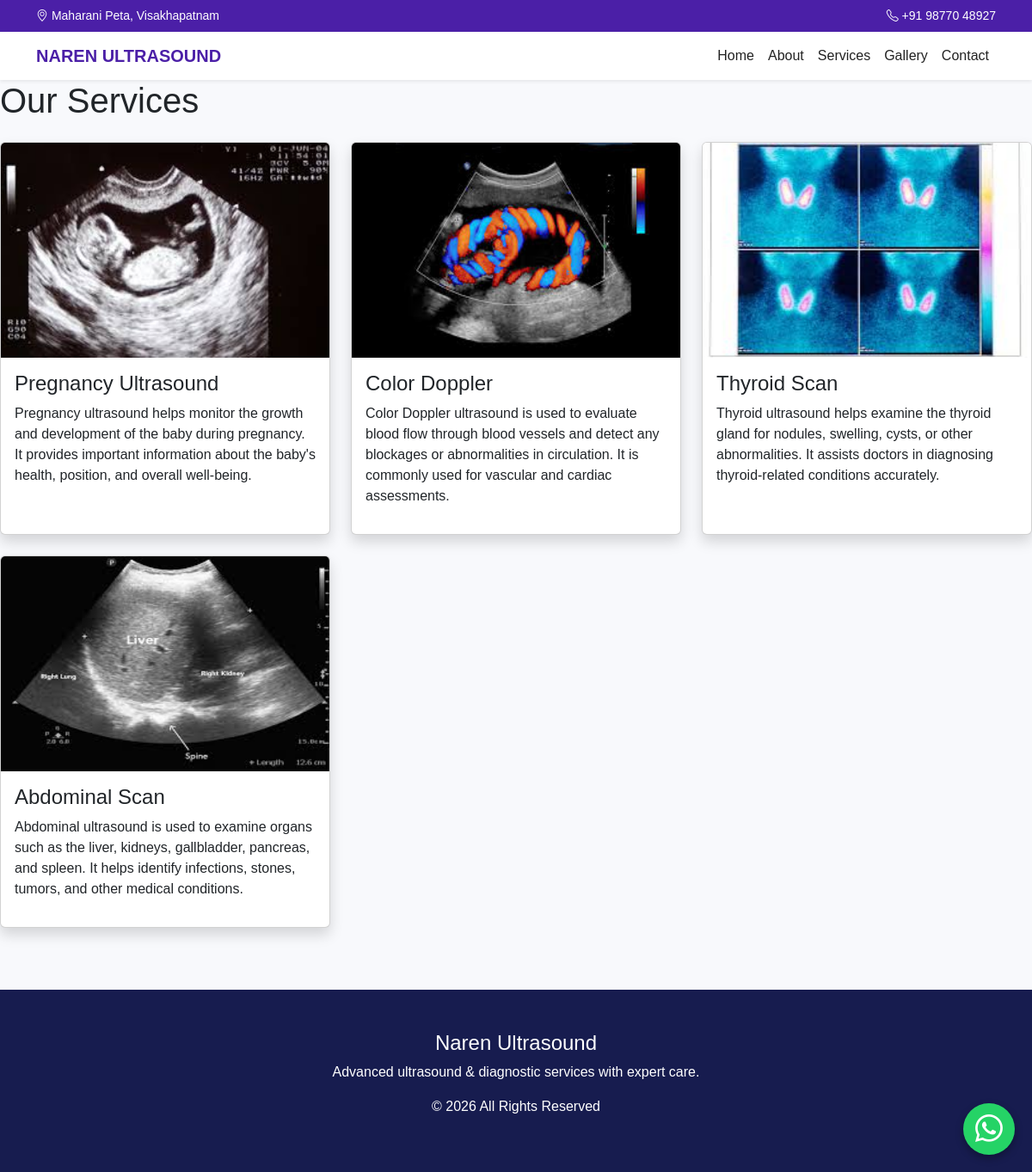
Page /services/ on the committed database.
### website/models.py (models this page shows, shortened)
class Service(models.Model):
    title = models.CharField(max_length=200)
    description = models.TextField()
    image = models.ImageField(upload_to='services/')

### website/views.py (the view)
# urls.py: path('services/', views.services, name='services'),
def services(request):
    services = Service.objects.all()
    return render(request, 'services.html', {'services': services})

### website/templates/services.html
{% extends 'base.html' %}
{% block content %}
<h1 class="mb-4">Our Services</h1>
<div class="row">
    {% for service in services %}
    <div class="col-md-4 mb-4">
        <div class="card h-100 shadow">
            <img src="{{ service.image.url }}" class="card-img-top" height="250">
            <div class="card-body">
                <h4>{{ service.title }}</h4>
                <p>{{ service.description }}</p>
            </div>
        </div>
    </div>
    {% endfor %}
</div>
{% endblock %}

### website/templates/base.html (shortened to what this page needs)
{% load static %}
<!DOCTYPE html>
<html lang="en">
<head>
    <link href="https://cdn.jsdelivr.net/npm/bootstrap@5.3.3/dist/css/bootstrap.min.css" rel="stylesheet">
    <link rel="stylesheet"
    href="https://cdn.jsdelivr.net/npm/bootstrap-icons@1.11.3/font/bootstrap-icons.min.css">
    <link rel="stylesheet" href="{% static 'css/style.css' %}">
</head>
<body>
    <div class="topbar">
        <div class="container d-flex justify-content-between">
            <div>
                <i class="bi bi-geo-alt"></i>
                Maharani Peta, Visakhapatnam
            </div>
            <div>
                <i class="bi bi-telephone"></i>
                +91 98770 48927
            </div>
        </div>
    </div>
    <nav class="navbar navbar-expand-lg shadow-sm">
        <div class="container">
            <a class="navbar-brand" href="/">
                NAREN ULTRASOUND
            </a>
            <div class="collapse navbar-collapse" id="navbarNav">
                <ul class="navbar-nav ms-auto">
                    <li class="nav-item">
                        <a class="nav-link" href="/">Home</a>
                    </li>
                    <li class="nav-item">
                        <a class="nav-link" href="/about/">About</a>
                    </li>
                    <li class="nav-item">
                        <a class="nav-link" href="/services/">Services</a>
                    </li>
                    <li class="nav-item">
                        <a class="nav-link" href="/gallery/">Gallery</a>
                    </li>
                    <li class="nav-item">
                        <a class="nav-link" href="/contact/">Contact</a>
                    </li>
                </ul>
            </div>
        </div>
    </nav>
    {% block content %}
    {% endblock %}
    <footer class="mt-5 p-5">
        <div class="container text-center">
            <h4>Naren Ultrasound</h4>
            <p>
                Advanced ultrasound & diagnostic services
                with expert care.
            </p>
            <p>
                © 2026 All Rights Reserved
            </p>
        </div>
    </footer>
<a href="https://wa.me/919877048927"
class="whatsapp-float"
target="_blank">
    <i class="bi bi-whatsapp"></i>
</a>
</body>
</html>

### website/static/css/style.css (style rules this page uses)
body { font-family: Arial, sans-serif; background-color: #f8f9fc; }
.topbar { background: #4b1fa7; color: white; font-size: 14px; padding: 8px 0; }
.navbar { background: white !important; }
.navbar-brand { font-weight: bold; color: #4b1fa7 !important; }
.nav-link { color: #222 !important; font-weight: 500; }
footer { background: #171c4f; color: white; }
.whatsapp-float { position: fixed; width: 60px; height: 60px; bottom: 20px; right: 20px; background: #25d366; color: white; border-radius: 50%; text-align: center; font-size: 32px; line-height: 60px; z-index: 100; box-shadow: 0 4px 10px rgba(0,0,0,0.3); }

### rows in the picture
Service: image (picture), title "Pregnancy Ultrasound", description "Pregnancy ultrasound helps monitor the growth and development of the baby during pregnancy. It provides important information about the baby's health, position, and overall well-being."
Service: image (picture), title "Color Doppler", description "Color Doppler ultrasound is used to evaluate blood flow through blood vessels and detect any blockages or abnormalities in circulation. It is commonly used for vascular and cardiac assessments."
Service: image (picture), title "Thyroid Scan", description "Thyroid ultrasound helps examine the thyroid gland for nodules, swelling, cysts, or other abnormalities. It assists doctors in diagnosing thyroid-related conditions accurately."
Service: image (picture), title "Abdominal Scan", description "Abdominal ultrasound is used to examine organs such as the liver, kidneys, gallbladder, pancreas, and spleen. It helps identify infections, stones, tumors, and other medical conditions."
